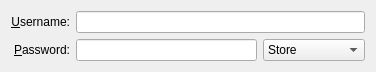
<?xml version="1.0" encoding="UTF-8"?>
<ui version="4.0">
 <class>EapMethodSimple</class>
 <widget class="QWidget" name="EapMethodSimple">
  <property name="geometry">
   <rect>
    <x>0</x>
    <y>0</y>
    <width>376</width>
    <height>59</height>
   </rect>
  </property>
  <layout class="QGridLayout" name="gridLayout">
   <item row="0" column="0">
    <widget class="QLabel" name="label_4">
     <property name="text">
      <string>&amp;Username:</string>
     </property>
     <property name="alignment">
      <set>Qt::AlignRight|Qt::AlignTrailing|Qt::AlignVCenter</set>
     </property>
     <property name="buddy">
      <cstring>leUserName</cstring>
     </property>
    </widget>
   </item>
   <item row="0" column="1">
    <widget class="KLineEdit" name="leUserName"/>
   </item>
   <item row="1" column="0">
    <widget class="QLabel" name="label_5">
     <property name="text">
      <string>&amp;Password:</string>
     </property>
     <property name="alignment">
      <set>Qt::AlignRight|Qt::AlignTrailing|Qt::AlignVCenter</set>
     </property>
     <property name="buddy">
      <cstring>lePassword</cstring>
     </property>
    </widget>
   </item>
   <item row="1" column="1">
    <layout class="QHBoxLayout" name="horizontalLayout">
     <item>
      <widget class="KLineEdit" name="lePassword">
       <property name="passwordMode">
        <bool>true</bool>
       </property>
      </widget>
     </item>
     <item>
      <widget class="KComboBox" name="cmbPasswordStorage">
       <item>
        <property name="text">
         <string>Store</string>
        </property>
       </item>
       <item>
        <property name="text">
         <string>Always Ask</string>
        </property>
       </item>
       <item>
        <property name="text">
         <string>Not Required</string>
        </property>
       </item>
      </widget>
     </item>
    </layout>
   </item>
  </layout>
 </widget>
 <customwidgets>
  <customwidget>
   <class>KComboBox</class>
   <extends>QComboBox</extends>
   <header>kcombobox.h</header>
  </customwidget>
  <customwidget>
   <class>KLineEdit</class>
   <extends>QLineEdit</extends>
   <header>klineedit.h</header>
  </customwidget>
 </customwidgets>
 <resources/>
 <connections/>
</ui>
